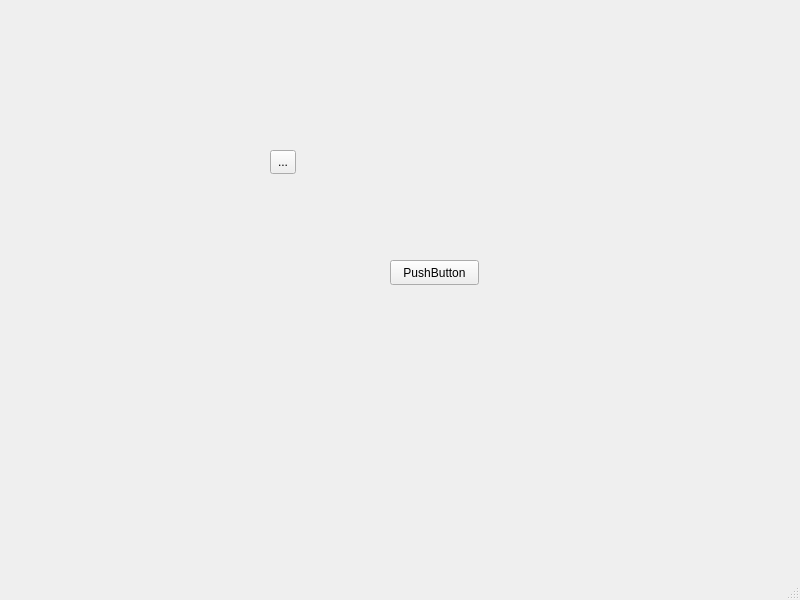
<?xml version="1.0" encoding="UTF-8"?>
<ui version="4.0">
 <class>MainWindow</class>
 <widget class="QMainWindow" name="MainWindow">
  <property name="geometry">
   <rect>
    <x>0</x>
    <y>0</y>
    <width>800</width>
    <height>600</height>
   </rect>
  </property>
  <property name="windowTitle">
   <string>MainWindow</string>
  </property>
  <widget class="QWidget" name="centralwidget">
   <widget class="QPushButton" name="pushButton">
    <property name="geometry">
     <rect>
      <x>390</x>
      <y>260</y>
      <width>89</width>
      <height>25</height>
     </rect>
    </property>
    <property name="text">
     <string>PushButton</string>
    </property>
   </widget>
   <widget class="QToolButton" name="toolButton">
    <property name="geometry">
     <rect>
      <x>270</x>
      <y>150</y>
      <width>26</width>
      <height>24</height>
     </rect>
    </property>
    <property name="text">
     <string>...</string>
    </property>
   </widget>
  </widget>
  <widget class="QMenuBar" name="menubar">
   <property name="geometry">
    <rect>
     <x>0</x>
     <y>0</y>
     <width>800</width>
     <height>28</height>
    </rect>
   </property>
  </widget>
  <widget class="QStatusBar" name="statusbar"/>
 </widget>
 <resources/>
 <connections/>
</ui>
